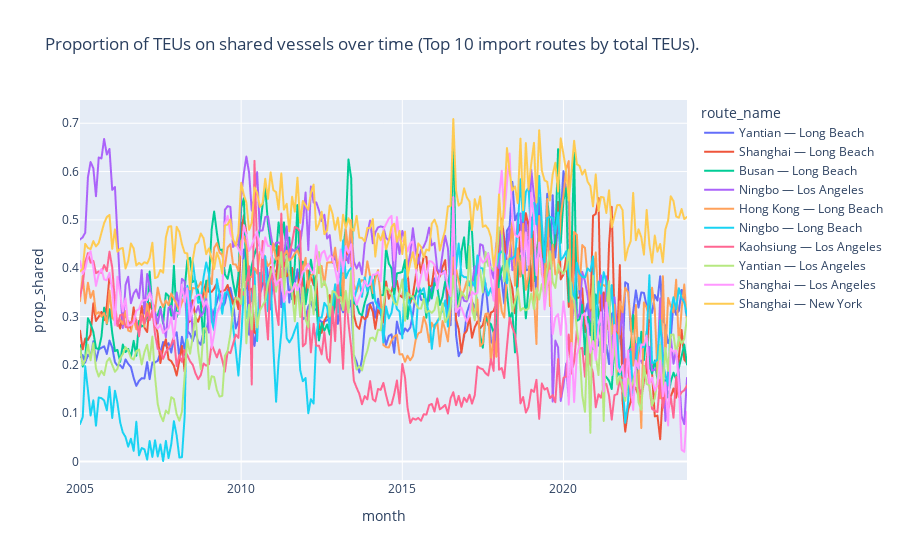

Notebook code cell kept with this figure:
### Code cell
sharing_over_time_plotly(
    data_lf=imports_lf,
    group_var='route_name',
    title='Proportion of TEUs on shared vessels over time (Top 10 import routes by total TEUs).')

### Figure 1 — Plotly figure (JSON) as saved in the notebook; plotly's stock layout.template omitted (floating-point values rounded to 4 significant figures; data arrays with more than 128 entries replaced by an {"elided": "..."} marker saying what was removed)
{"data": [{"hovertemplate": "route_name=Yantian — Long Beach<br>month=%{x}<br>prop_shared=%{y}<extra></extra>", "legendgroup": "Yantian — Long Beach", "line": {"color": "#636efa", "dash": "solid"}, "marker": {"symbol": "circle"}, "mode": "lines", "name": "Yantian — Long Beach", "showlegend": true, "type": "scattergl", "x": {"elided": "227 str values"}, "xaxis": "x", "y": {"elided": "227 float values"}, "yaxis": "y"}, {"hovertemplate": "route_name=Shanghai — Long Beach<br>month=%{x}<br>prop_shared=%{y}<extra></extra>", "legendgroup": "Shanghai — Long Beach", "line": {"color": "#EF553B", "dash": "solid"}, "marker": {"symbol": "circle"}, "mode": "lines", "name": "Shanghai — Long Beach", "showlegend": true, "type": "scattergl", "x": {"elided": "227 str values"}, "xaxis": "x", "y": {"elided": "227 float values"}, "yaxis": "y"}, {"hovertemplate": "route_name=Busan — Long Beach<br>month=%{x}<br>prop_shared=%{y}<extra></extra>", "legendgroup": "Busan — Long Beach", "line": {"color": "#00cc96", "dash": "solid"}, "marker": {"symbol": "circle"}, "mode": "lines", "name": "Busan — Long Beach", "showlegend": true, "type": "scattergl", "x": {"elided": "227 str values"}, "xaxis": "x", "y": {"elided": "227 float values"}, "yaxis": "y"}, {"hovertemplate": "route_name=Ningbo — Los Angeles<br>month=%{x}<br>prop_shared=%{y}<extra></extra>", "legendgroup": "Ningbo — Los Angeles", "line": {"color": "#ab63fa", "dash": "solid"}, "marker": {"symbol": "circle"}, "mode": "lines", "name": "Ningbo — Los Angeles", "showlegend": true, "type": "scattergl", "x": {"elided": "227 str values"}, "xaxis": "x", "y": {"elided": "227 float values"}, "yaxis": "y"}, {"hovertemplate": "route_name=Hong Kong — Long Beach<br>month=%{x}<br>prop_shared=%{y}<extra></extra>", "legendgroup": "Hong Kong — Long Beach", "line": {"color": "#FFA15A", "dash": "solid"}, "marker": {"symbol": "circle"}, "mode": "lines", "name": "Hong Kong — Long Beach", "showlegend": true, "type": "scattergl", "x": {"elided": "227 str values"}, "xaxis": "x", "y": {"elided": "227 float values"}, "yaxis": "y"}, {"hovertemplate": "route_name=Ningbo — Long Beach<br>month=%{x}<br>prop_shared=%{y}<extra></extra>", "legendgroup": "Ningbo — Long Beach", "line": {"color": "#19d3f3", "dash": "solid"}, "marker": {"symbol": "circle"}, "mode": "lines", "name": "Ningbo — Long Beach", "showlegend": true, "type": "scattergl", "x": {"elided": "227 str values"}, "xaxis": "x", "y": {"elided": "227 float values"}, "yaxis": "y"}, {"hovertemplate": "route_name=Kaohsiung — Los Angeles<br>month=%{x}<br>prop_shared=%{y}<extra></extra>", "legendgroup": "Kaohsiung — Los Angeles", "line": {"color": "#FF6692", "dash": "solid"}, "marker": {"symbol": "circle"}, "mode": "lines", "name": "Kaohsiung — Los Angeles", "showlegend": true, "type": "scattergl", "x": {"elided": "227 str values"}, "xaxis": "x", "y": {"elided": "227 float values"}, "yaxis": "y"}, {"hovertemplate": "route_name=Yantian — Los Angeles<br>month=%{x}<br>prop_shared=%{y}<extra></extra>", "legendgroup": "Yantian — Los Angeles", "line": {"color": "#B6E880", "dash": "solid"}, "marker": {"symbol": "circle"}, "mode": "lines", "name": "Yantian — Los Angeles", "showlegend": true, "type": "scattergl", "x": {"elided": "227 str values"}, "xaxis": "x", "y": {"elided": "227 float values"}, "yaxis": "y"}, {"hovertemplate": "route_name=Shanghai — Los Angeles<br>month=%{x}<br>prop_shared=%{y}<extra></extra>", "legendgroup": "Shanghai — Los Angeles", "line": {"color": "#FF97FF", "dash": "solid"}, "marker": {"symbol": "circle"}, "mode": "lines", "name": "Shanghai — Los Angeles", "showlegend": true, "type": "scattergl", "x": {"elided": "227 str values"}, "xaxis": "x", "y": {"elided": "227 float values"}, "yaxis": "y"}, {"hovertemplate": "route_name=Shanghai — New York<br>month=%{x}<br>prop_shared=%{y}<extra></extra>", "legendgroup": "Shanghai — New York", "line": {"color": "#FECB52", "dash": "solid"}, "marker": {"symbol": "circle"}, "mode": "lines", "name": "Shanghai — New York", "showlegend": true, "type": "scattergl", "x": {"elided": "227 str values"}, "xaxis": "x", "y": {"elided": "227 float values"}, "yaxis": "y"}], "layout": {"legend": {"title": {"text": "route_name"}, "tracegroupgap": 0}, "title": {"text": "Proportion of TEUs on shared vessels over time (Top 10 import routes by total TEUs)."}, "xaxis": {"anchor": "y", "domain": [0, 1], "title": {"text": "month"}}, "yaxis": {"anchor": "x", "domain": [0, 1], "title": {"text": "prop_shared"}}}}
